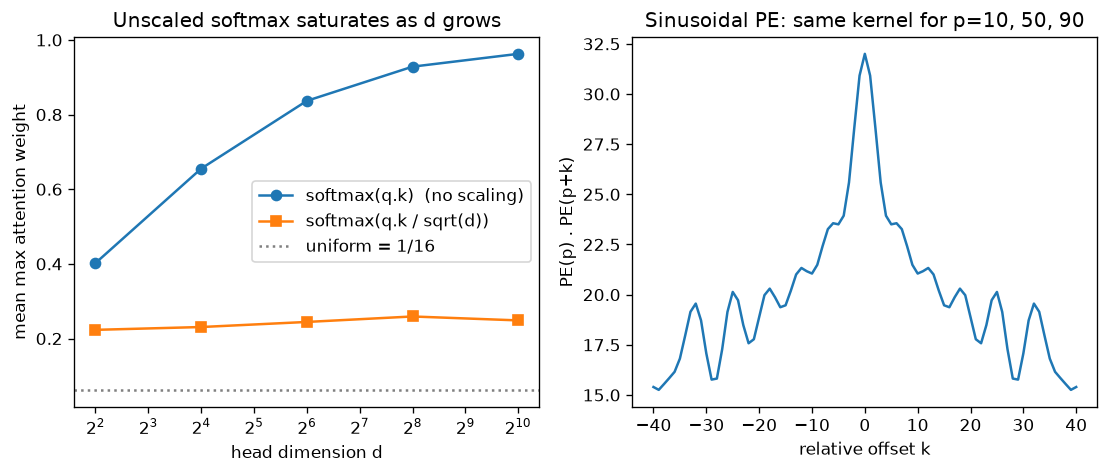

Recreate this plot in Python.
"""
Day 121 - Consolidation Phase 6: why sqrt(d) and why sinusoids are relative.

Left: for random q, k with unit-variance entries, q.k has variance d. Unscaled softmax
saturates (max weight -> 1, gradient -> 0) as d grows; dividing by sqrt(d) keeps it stable.
Right: the sinusoidal positional-encoding dot product PE(p).PE(p+k) depends only on the
offset k (a relative-position kernel), and looks like a low-pass bump around k=0.
"""
import numpy as np
import matplotlib.pyplot as plt

np.random.seed(42)

def softmax(z):
    z = z - z.max(axis=-1, keepdims=True)
    e = np.exp(z)
    return e / e.sum(axis=-1, keepdims=True)

n_keys, n_trials = 16, 64
dims = np.array([4, 16, 64, 256, 1024])
max_plain, max_scaled = [], []
for d in dims:
    q = np.random.randn(n_trials, 1, d)
    K = np.random.randn(n_trials, n_keys, d)
    logits = (q * K).sum(-1)                       # (trials, keys)
    max_plain.append(softmax(logits).max(-1).mean())
    max_scaled.append(softmax(logits / np.sqrt(d)).max(-1).mean())

def pe(pos, d_model=64):
    i = np.arange(d_model // 2)
    w = 1.0 / (10000 ** (2 * i / d_model))
    return np.concatenate([np.sin(pos * w), np.cos(pos * w)])

offsets = np.arange(-40, 41)
for p in (10, 50, 90):
    kern = np.array([pe(p) @ pe(p + k) for k in offsets])
    # translation invariance: same curve for every start position p
    if p == 10:
        ref = kern
    assert np.allclose(kern, ref)                  # depends on offset only

fig, axes = plt.subplots(1, 2, figsize=(11, 4))
axes[0].plot(dims, max_plain, "o-", label="softmax(q.k)  (no scaling)")
axes[0].plot(dims, max_scaled, "s-", label="softmax(q.k / sqrt(d))")
axes[0].axhline(1 / n_keys, ls=":", c="gray", label="uniform = 1/16")
axes[0].set_xscale("log", base=2)
axes[0].set_xlabel("head dimension d")
axes[0].set_ylabel("mean max attention weight")
axes[0].set_title("Unscaled softmax saturates as d grows")
axes[0].legend()

axes[1].plot(offsets, ref)
axes[1].set_xlabel("relative offset k")
axes[1].set_ylabel("PE(p) . PE(p+k)")
axes[1].set_title("Sinusoidal PE: same kernel for p=10, 50, 90")

print("max weight plain :", np.round(max_plain, 3))
print("max weight scaled:", np.round(max_scaled, 3))
plt.savefig("graph_DAY_121.png", dpi=120, bbox_inches="tight")
